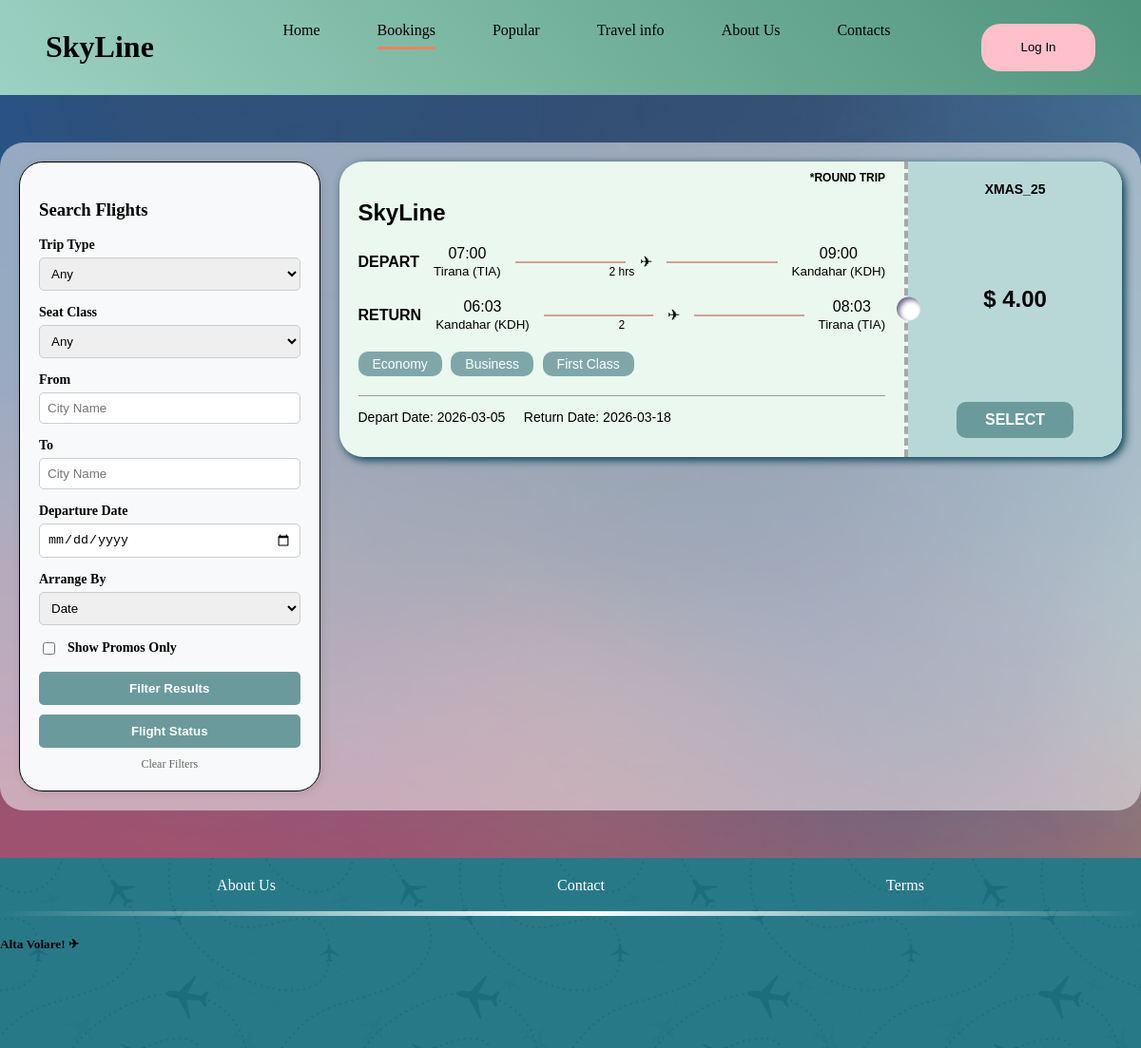
The page /booking on the database its author committed.
### app.py (models this page shows)
class Flight(db.Model):
    id = db.Column(db.Integer, primary_key=True)
    from_country = db.Column(db.String(50), nullable=False)
    from_city = db.Column(db.String(50), nullable=False)
    to_country = db.Column(db.String(50), nullable=False)
    to_city = db.Column(db.String(50), nullable=False)
    dep_date = db.Column(db.String(20), nullable=False)
    dep_time = db.Column(db.String(20), nullable=False)
    ret_date = db.Column(db.String(20), nullable=False)
    ret_time = db.Column(db.String(20), nullable=False)
    duration = db.Column(db.String(20), nullable=False)
    tickets_economy = db.Column(db.Integer)
    tickets_business = db.Column(db.Integer)
    tickets_first = db.Column(db.Integer)
    price = db.Column(db.Float, nullable=False)
    promo_code = db.Column(db.String(50), nullable=False)
    trip_type=db.Column(db.String(50), nullable=False)

### app.py (the view)
@app.route('/booking')
def booking():
    query = Flight.query
    trip_type = request.args.get('trip_type')
    if trip_type:
        query = query.filter(Flight.trip_type == trip_type)
    seat_class = request.args.get('seat_class')
    if seat_class == 'economy':
        query = query.filter(Flight.tickets_economy > 0)
    elif seat_class == 'business':
        query = query.filter(Flight.tickets_business > 0)
    elif seat_class == 'first':
        query = query.filter(Flight.tickets_first > 0)
    from_city = request.args.get('from_city')
    if from_city:
        query = query.filter(Flight.from_city.contains(from_city))
    to_city = request.args.get('to_city')
    if to_city:
        query = query.filter(Flight.to_city.contains(to_city))
    dep_date = request.args.get('dep_date')
    if dep_date:
        query = query.filter(Flight.dep_date == dep_date)
    if request.args.get('has_promo') == 'yes':
        query = query.filter(Flight.promo_code != 'none', Flight.promo_code != '')
    sort_by = request.args.get('sort_by', 'dep_date')
    if sort_by == 'price':
        query = query.order_by(Flight.price.asc())
    else:
        query = query.order_by(Flight.dep_date.asc())
    flights = query.all()
    return render_template('booking.html', flights=flights, calc_arrival=calculate_arrival)

### app.py (called while the page is built)
def calculate_arrival(start_time_str, duration_str):
    if not start_time_str or start_time_str == "none" or not duration_str:
        return "--:--"
    try:
        start_time = datetime.strptime(start_time_str, "%H:%M")
        clean_duration = duration_str.lower()
        hours = int(clean_duration.split('h')[0].strip())
        minutes = 0
        if 'm' in clean_duration:
            minutes = int(clean_duration.split('h')[1].split('m')[0].strip())
        arrival_time = start_time + timedelta(hours=hours, minutes=minutes)
        return arrival_time.strftime("%H:%M")
    except (ValueError, IndexError):
        return "--:--"

### templates/booking.html (shortened to what this page needs)
<!DOCTYPE html>
<html lang="en">
<head>
    <link rel="stylesheet" href="{{ url_for('static', filename='style.css') }}">
</head>
<body class="body">
    <div class="nav">
        <div class="logo"><h1>SkyLine</h1></div>
        <ul class="nav-container">
                <li class="nav-buttons"><a href="{{ url_for('index') }}">Home<hr class="n1"></a></li>
                <li class="nav-buttons"><a href="{{ url_for('booking') }}">Bookings<hr class="n2"  style="width: 100%;"></a></li>
                <li class="nav-buttons"><a href="#">Popular<hr class="n3"></a></li>
                <li class="nav-buttons">
                    <a href="#">Travel info<hr class="n3"></a>
                </li>
                <li class="nav-buttons"><a href="{{ url_for('about') }}#about">About Us<hr class="n4"></a></li>
                <li class="nav-buttons"><a href="{{ url_for('contact') }}#contact">Contacts<hr class="n5"></a></li>
            </ul>
        <button class="log-in"><a href="{{ url_for('login') }}">Log In</a></button>
    </div>
<div class="booking-wrapper" >
        <div class="search-sidebar" >
            <h3>Search Flights</h3>
            <form action="{{ url_for('booking') }}" method="GET">
                <div class="filter-group">
                    <label>Trip Type</label>
                    <select name="trip_type">
                        <option value="">Any</option>
                    </select>
                </div>
                <div class="filter-group">
                    <label>Seat Class</label>
                    <select name="seat_class">
                        <option value="">Any</option>
                    </select>
                </div>
                <div class="filter-group">
                    <label>From</label>
                    <input type="text" name="from_city" placeholder="City Name">
                </div>
                <div class="filter-group">
                    <label>To</label>
                    <input type="text" name="to_city" placeholder="City Name">
                </div>
                <div class="filter-group">
                    <label>Departure Date</label>
                    <input type="date" name="dep_date">
                </div>
                <div class="filter-group">
                    <label>Arrange By</label>
                    <select name="sort_by">
                        <option value="dep_date">Date</option>
                    </select>
                </div>
                <div class="filter-group" style="flex-direction: row; align-items: center; gap: 10px;">
                    <input type="checkbox" name="has_promo" value="yes">
                    <label style="margin-bottom: 0;">Show Promos Only</label>
                </div>
                <button type="submit" class="search-btn">Filter Results</button>
                <button type="submit" class="search-btn" style="margin-top: 10px;">Flight Status</button>
                <a href="{{ url_for('booking') }}" style="display:block; text-align:center; margin-top:10px; font-size:12px; color:#666; text-decoration:none;">Clear Filters</a>
            </form>
        </div>
        <div class="ticket-container" action="/checkout" method="POST">
            {% for flight in flights %}
                {% if flight.tickets_economy > 0 or flight.tickets_business > 0 or flight.tickets_first > 0 %}
                <div class="ticket-card">
                    <div class="ticket-left">
                        <h2>SkyLine</h2>
                        <span class="trip-tag">*{{ flight.trip_type.upper() }}</span>
                        <div class="flight-path">
                            <div><strong>DEPART</strong></div>
                            <div style="text-align:center">{{ flight.dep_time }}<br><small>{{ flight.from_city }}</small></div>
                            <div class="line"></div>
                            <div style="position:absolute; left:50%; transform:translateX(-50%); font-size:12px; margin-top:20px;">{{ flight.duration }} hrs</div>
                            <div style="text-align:center">&#9992;</div>
                            <div class="line"></div>
                            <div style="text-align:center">{{ calc_arrival(flight.dep_time, flight.duration) }}<br><small>{{ flight.to_city }}</small></div>
                        </div>
                        {% if flight.trip_type == "round trip" %}
                        <div class="flight-path" style="margin-top:20px;">
                            <div><strong>RETURN</strong></div>
                            <div style="text-align:center">{{ flight.ret_time }}<br><small>{{ flight.to_city }}</small></div>
                            <div class="line"></div>
                            <div style="position:absolute; left:50%; transform:translateX(-50%); font-size:12px; margin-top:20px;">{{ flight.duration }}</div>
                            <div style="text-align:center">&#9992;</div>
                            <div class="line"></div>
                            <div style="text-align:center">
                                {{ calc_arrival(flight.ret_time, flight.duration) }}<br>
                                <small>{{ flight.from_city }}</small>
                            </div>
                        </div>
                        {% endif %}
                        <div style="margin-top: 20px;">
                            {% if flight.tickets_economy > 0 %}<button class="class-badge">Economy</button>{% endif %}
                            {% if flight.tickets_business > 0 %}<button class="class-badge">Business</button>{% endif %}
                            {% if flight.tickets_first > 0 %}<button class="class-badge">First Class</button>{% endif %}
                        </div>
                        <hr style="margin-top:20px; border: 0; border-top: 1px solid #999;">
                        <p style="font-size:14px">Depart Date: {{ flight.dep_date }} {% if flight.trip_type == "round trip" %}&nbsp;&nbsp;&nbsp; Return Date: {{ flight.ret_date }}{% endif %}</p>
                    </div>
                    <div class="ticket-right">
                        <div>
                            {% if flight.promo_code and flight.promo_code != 'none' %}
                                <strong style="font-size: 14px;">{{ flight.promo_code }}</strong>
                            {% endif %}
                        </div>
                        <div style="font-size: 24px; font-weight: bold;">$ {{ "{:,.2f}".format(flight.price) }}</div>
                        <a href="{{ url_for('checkout', flight_id=flight.id) }}">
                            <button class="select-btn">SELECT</button>
                        </a>
                    </div>
                </div>
                {% endif %}
            {% endfor %}
        </div>
</div>
    <div class="footer">
        <div class="buttons">
            <ul class="footer-buttons">
                <li class="footer-buttons"><a href="index.html#about">About Us</a></li>
                <li class="footer-buttons"><a href="index.html#contact">Contact</a></li>
                <li class="footer-buttons"><a href="#">Terms</a></li>
            </ul>
        </div>
        <hr>
        <h5>Alta Volare! &#9992;</h5>
    </div>
</body>
</html>

### static/style.css (style rules this page uses)
html, body { margin: 0; padding: 0; background-color: rgb(255, 255, 255); font-family: 'Franklin Gothic Medium'; scroll-behavior: smooth; overflow-x: hidden; width: 100%; }
* { box-sizing: border-box; }
.nav { width: 100%; height: auto; min-height: 60px; background-image: linear-gradient(50deg, #b5eed1d0, #4e947c); display: flex; flex-wrap: wrap; align-items: center; justify-content: space-between; padding: 10px 4%; margin: 0 0; overflow: visible; }
.nav hr { height: 3px; border: none; background-color: #ff815b; width: 0px; transition: width 0.3s ease-out; }
.logo { margin: auto 0; }
.nav-container { width: auto; max-width: 100%; display: flex; gap: 20px; margin-top: 0; }
.nav-container, .nav-buttons, a { text-decoration: none; list-style-type: none; color: black; }
.log-in { width: 120px; height: 50px; background-color: pink; margin: auto 0; border: none; border-radius: 20px; }
.nav-buttons { position: relative; list-style: none; padding: 10px 20px; }

### templates/booking.html (style rules this page uses)
.body { background-image: url(static/images/booking.webp); background-size: cover; }
.ticket-container { max-width: 900px; margin: 20px auto; display: flex; flex-direction: column; gap: 30px; }
.ticket-card { display: flex; background: #eaf8ef; border-radius: 25px; overflow: hidden; color: #000; font-family: sans-serif; min-height: 220px; box-shadow: 3px 3px 10px rgb(0, 60, 78); }
.ticket-left { flex: 3; padding: 20px; position: relative; border-right: 4px dashed #a7a7a7; }
.ticket-right { flex: 1; background: #b8d8d8; padding: 20px; display: flex; flex-direction: column; justify-content: space-between; align-items: center; position: relative; }
.ticket-right::before { content: ''; position: absolute; left: -12px; top: 50%; transform: translateY(-50%); width: 25px; height: 25px; background: #fff; border-radius: 50%; box-shadow: inset 3px 3px 5px rgba(1, 1, 59, 0.589); }
.flight-path { display: flex; align-items: center; gap: 15px; margin: 10px 0; }
.line { flex-grow: 1; height: 2px; background: #d49f91; position: relative; }
.class-badge { background: #7fa7aa; color: white; padding: 5px 15px; border-radius: 10px; font-size: 14px; margin-right: 5px; border: none; }
.select-btn { background: #6b9a9d; color: white; padding: 10px 30px; border-radius: 10px; border: none; cursor: pointer; font-weight: bold; font-size: 16px; }
.trip-tag { position: absolute; top: 10px; right: 20px; font-size: 12px; font-weight: bold; }
.booking-wrapper { background-color: rgba(255, 255, 255, 0.507); border-radius: 25px; display: flex; max-width: 1200px; margin: 50px auto; gap: 20px; padding: 20px; }
.search-sidebar { flex: 1; background: #f8f9fa; padding: 20px; border-radius: 25px; height: fit-content; box-shadow: 2px 2px 10px rgba(0,0,0,0.1); border: solid black 1px; }
.ticket-container { flex: 3; margin-top: 0; }
.filter-group { margin-bottom: 15px; display: flex; flex-direction: column; gap: 5px; }
.filter-group label { font-weight: bold; font-size: 14px; }
.filter-group select, .filter-group input { padding: 8px; border-radius: 5px; border: 1px solid #ccc; }
.search-btn { width: 100%; padding: 10px; background: #6b9a9d; color: white; border: none; border-radius: 5px; cursor: pointer; font-weight: bold; }

### rows shown on the page
Flight: trip_type "ROUND TRIP", dep_time "07:00", from_city "Tirana (TIA)", duration "2", dep_time+duration "09:00", to_city "Kandahar (KDH)", ret_time "06:03", ret_time+duration "08:03", tickets_economy "Economy", tickets_business "Business", tickets_first "First Class", dep_date "2026-03-05", ret_date "2026-03-18", promo_code "XMAS_25", price "4.00"
